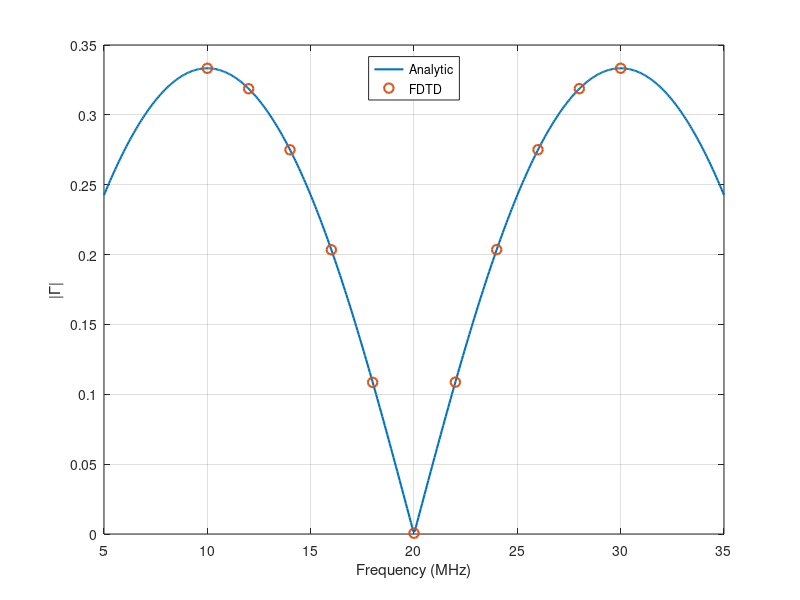

Here is the MATLAB script that generated this plot:
clear
clc
close all

mu_0 = pi*4e-7;
eps_0 = 8.854e-12;
eps_r1 = 2; %I choose
c = 1/sqrt(mu_0*eps_0);

%f = 20e6; %I choose
lambda_0 = c/20e6;
lambda_1 = lambda_0/sqrt(eps_r1);

deltax = 0.02; %I choose
xmax = 175; %I choose
x = 0:deltax:xmax;

%tmax = xmax/c; %I choose
S = 1; %I choose
deltat = S*deltax/c;
t = 0;
d1 = lambda_1/2;

eps = ones(length(x), 1) .* eps_0;
s1 = round(((xmax/2) - ((d1)/2))/0.02); %I choose
s2 = s1 + round(d1/deltax); %makes dielectric slab of thickness d
eps(s1:s2-1) = eps_0*eps_r1;

E = zeros(length(x),3);

x0 = 1;
x1 = s2 + round(5/deltax); %I choose
tmax = (x(x1) + 2*min(x(s1), xmax - x(x1)))/c;

fsweep = [10e6 12e6 14e6 16e6 18e6 20e6 22e6 24e6 26e6 28e6 30e6];
gamma_fdtd = zeros(size(fsweep));

for k = 1:numel(fsweep)
    f = fsweep(k);
    E = zeros(length(x),3);
    t = 0;
    E0max = 0;
    E1max = 0;

    while t<tmax
        E(2:end-1,3) = ((1./(mu_0*eps(2:end-1))) .* (deltat/deltax)^2 .* (E(3:end,2) - 2*E(2:end-1,2) + E(1:end-2,2))) + 2*E(2:end-1,2) - E(2:end-1,1);
        E(x0,3) = sin(2*pi*f*t);
    
    if t>tmax -2/f
        E0max = max(E0max, abs (E(x0,3)));
        E1max = max(E1max, abs (E(x1,3)));
    end

    E(:,1) = E(:,2);
    E(:,2) = E(:,3);
    t = t + deltat;
    end

tau = E1max/E0max;
gamma_fdtd(k) = sqrt(1-tau^2);

end

eta0 = sqrt(mu_0/eps_0);
fa = linspace(5e6, 35e6, 500);
er = [eps_r1];
dd = [d1];
Z = eta0*ones(size(fa));
for m = 1:-1:1
    eta = eta0/sqrt(er(m));
    tb = tan(2*pi*fa*sqrt(er(m))*dd(m)/c);
    Z = eta*(Z + 1j*eta*tb)./(eta + 1j*Z.*tb);
end
gamma_th = abs((Z-eta0)./(Z+eta0));

figure
plot(fa/1e6, gamma_th, 'LineWidth', 1.5); hold on
plot(fsweep/1e6, gamma_fdtd, 'o', 'MarkerSize', 7, 'LineWidth', 1.5)
xlabel('Frequency (MHz)'); 
ylabel('|\Gamma|'); 
legend('Analytic', 'FDTD', 'Location', 'north'); grid on
